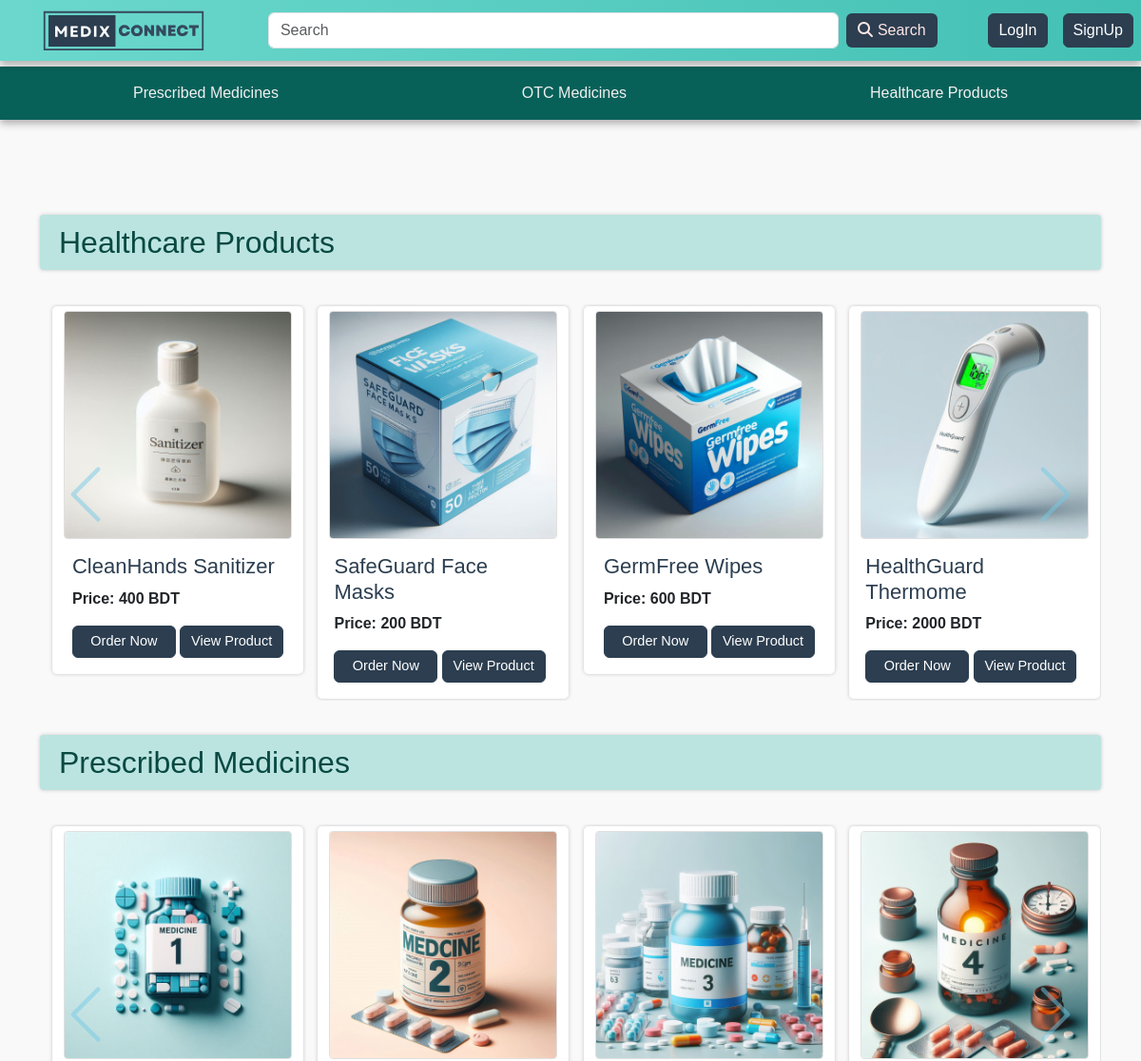
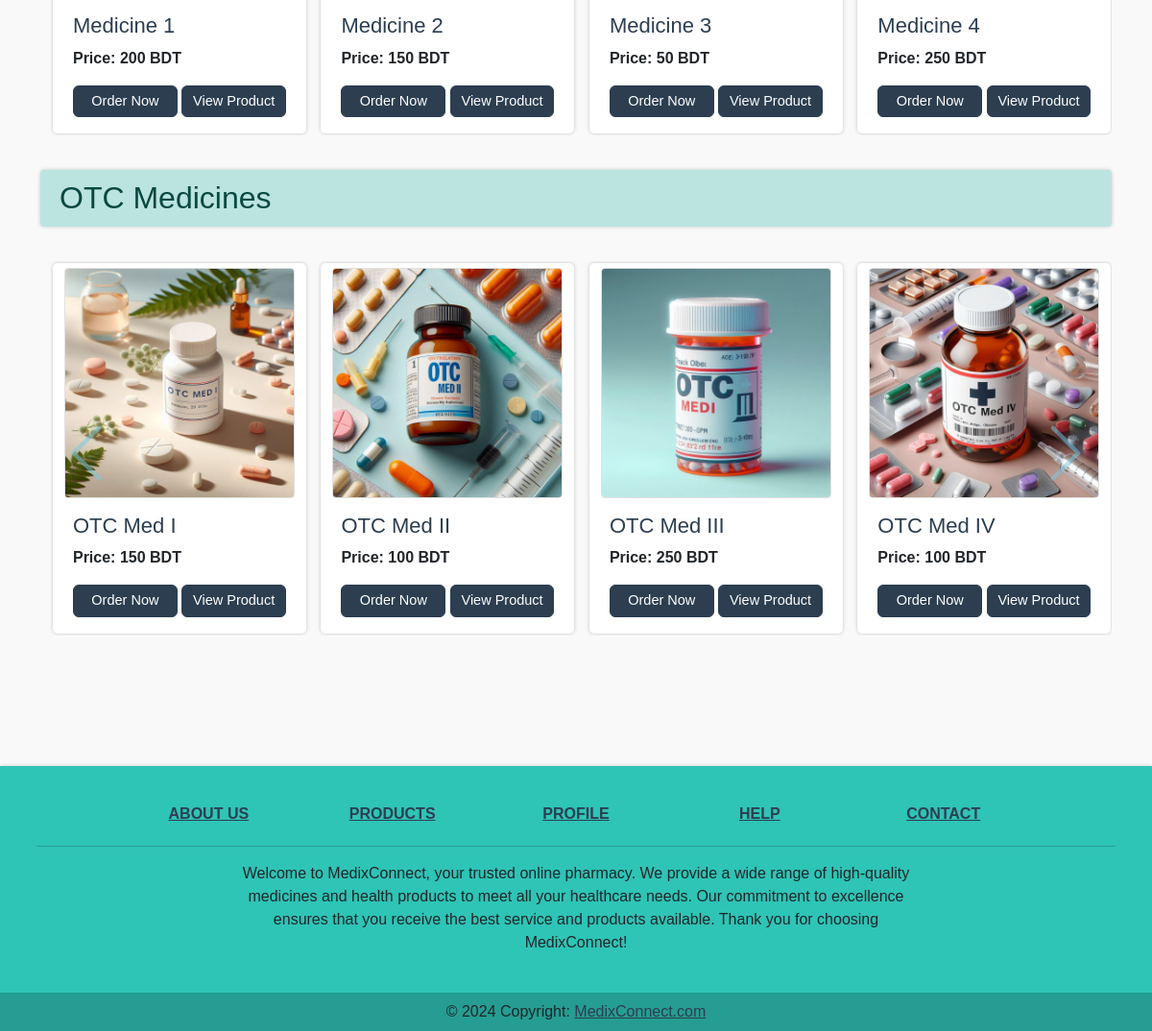
The page / on the database its author committed (2 pictures, top to bottom).
### shop/models.py (models this page shows, shortened)
class Product(models.Model):
    product_id = models.AutoField
    product_name = models.CharField(max_length=20)
    category = models.CharField(max_length=20, default="")
    subcategory = models.CharField(max_length=20, default="")
    price = models.IntegerField(default=0)
    desc = models.CharField(max_length=1000)
    pub_date = models.DateField()
    image = models.ImageField(upload_to="shop/images", default="/default.jpg")
    available_pharmacies = models.ManyToManyField(User, related_name='available_products', blank=True)

### shop/views.py (the view, shortened to what this page needs)
# urls.py: path("", views.index, name="ShopHome"),
def index(request):
    role = None
    if request.user.is_authenticated:
        try:
            user_profile = UserProfile.objects.get(user=request.user)
            role = user_profile.role
        except ObjectDoesNotExist:
            pass
    products = Product.objects.all()
    listAll = []
    listCat = Product.objects.values('category').distinct()
    allCat = {item['category'] for item in listCat}
    for cat in allCat:
        items = Product.objects.filter(category=cat)
        x = len(items)
        slideN = x // 4 + ceil((x / 4 - (x // 4)))
        listAll.append([items, range(1, slideN), slideN])
    context = {'listAll': listAll, 'role': role, 'is_authenticated': request.user.is_authenticated}
    return render(request, 'shop/index.html', context)

### shop/templates/shop/index.html (shortened to what this page needs)
{% extends 'shop/style.html' %}
{% block body%}
{% load static %}
<div style="width: full; background-color: #f9f9f9;">
    <div class="container" >
        {% for product,range,slideN in listAll %}
        <h2 style="padding: 10px; padding-left: 20px; margin-bottom: 20px; border-radius: 4px; text-align: left; background-color: #bbe4e0; color: #084942; box-shadow: 0 0 4px rgba(0, 0, 0, 0.2); ">{{product.0.category}}</h2>
        <div Class="row" style="padding-bottom: 20px;">
    <div id="demo{{forloop.counter}}" class=" col carousel slide my-3" data-ride="carousel">
            <div class="container carousel-inner no-padding">
                <div class="carousel-item active">
                    {% for i in product %}
                    <div class="col-xs-3 col-sm-3 col-md-3">
                        <div class="card align-items-center" style="width: 16.5rem; margin: 2px; border: 1px solid #f9f9f991; border-radius: 5px; box-shadow: 0 0 4px rgba(0, 0, 0, 0.2);">
                            <img src='/media/{{ i.image }}' class="card-img-top" alt="product" style="width: 15rem; height: 15rem; object-fit: contain; border: 1px solid rgb(226, 224, 224); border-radius: 4px; margin-top: 4px;">
                            <div class="card-body">
                                <h4 class="card-title" style="color:#2c3e50; font-size: 22px; font-weight: 500;" id="namepr{{ i.id }}">{{ i.product_name }}</h4>
                                <p class="card-text"><b>Price: {{ i.price }} BDT</b></p>
                                <span id="divpr{{ i.id }}" class="divpr">
                                    {% if user.is_authenticated %}
                                        {% if role == 'Pharmacist' %}
                                            <div class="d-flex flex-column align-items-start">
                                                {% if user in i.available_pharmacies.all %}
                                                    <form method="post" class="d-flex flex-column align-items-start w-100">
                                                        {% csrf_token %}
                                                        <input type="hidden" name="product_id" value="{{ i.id }}">
                                                        <p style="color: #506880; font-size: 0.8rem; font-weight: 300; margin: 2px;"><b>Current Status: Available</b></p>
                                                        <div class="d-flex w-100 justify-content-between align-items-center">
                                                            <button type="submit" name="not_available" class="btn btn-danger me-2" style="font-size: 14.5px; font-weight: lighter;">Not Available</button>
                                                            <a href="/shop/product/{{i.id}}" class="btn btn-primary cart" data-category="{{ product.0.category }}" data-price="{{ i.price }}" style="font-size: 14.5px; font-weight: lighter;">View Product</a>
                                                        </div>
                                                    </form>
                                                {% else %}
                                                    <form method="post" class="d-flex flex-column align-items-start w-100">
                                                        {% csrf_token %}
                                                        <input type="hidden" name="product_id" value="{{ i.id }}">
                                                        <p style="color: #506880; font-size: 0.8rem; font-weight: 300; margin: 2px;"><b>Current Status: Not Available</b></p>
                                                        <div class="d-flex w-100 justify-content-between align-items-center">
                                                            <button type="submit" name="available" class="btn btn-success me-2" style="font-size: 14.5px; font-weight: lighter;">Available</button>
                                                            <a href="/shop/product/{{i.id}}" class="btn btn-primary cart" data-category="{{ product.0.category }}" data-price="{{ i.price }}" style="font-size: 14.5px; font-weight: lighter;">View Product</a>
                                                        </div>
                                                    </form>
                                                {% endif %}
                                            </div>
                                        {% else %}
                                            <span id="divpr{{ i.id }}" class="divpr">
                                                <button id="pr{{ i.id }}" class="btn btn-primary cart" data-category="{{ product.0.category }}" data-price="{{ i.price }}" style="width: 6.8rem; font-size: 14.5px; font-weight: lighter;">Add To Cart</button>
                                            </span>
                                        {% endif %}
                                    {% else %}
                                        <a href="/shop/login/"><button class="btn btn-primary" style="width: 6.8rem; font-size: 14.5px; font-weight: lighter;">Order Now</button></a>
                                    {% endif %}
                                </span>
                                {% if role != 'Pharmacist' %}
    <a href="/shop/product/{{i.id}}" class="btn btn-primary cart" data-category="{{ product.0.category }}" data-price="{{ i.price }}" style="width: 6.8rem; font-size: 14.5px; font-weight: lighter;">View Product</a>
{% endif %}
                            </div>
                        </div>
                    </div>
{% if forloop.counter|divisibleby:4 and forloop.counter > 0 and not forloop.last %}
</div>
{% endif %}
{% endfor %}
        </div>
    </div>
        <a class="carousel-control-prev" href="#demo{{forloop.counter}}" role="button" data-slide="prev">
        <span class="carousel-control-prev-icon" aria-hidden="true"></span>
    </a>
        <a class="carousel-control-next" href="#demo{{forloop.counter}}" role="button" data-slide="next">
            <span class="carousel-control-next-icon" aria-hidden="true"></span>
        </a>
            </div>
        {% endfor %}
    </div>
</div>
{% endblock %}

### rows shown on the page
Product: category "Healthcare Products", image (picture), product_name "CleanHands Sanitizer", price "400"
Product: image (picture), product_name "SafeGuard Face Masks", price "200"
Product: image (picture), product_name "GermFree Wipes", price "600"
Product: image (picture), product_name "HealthGuard Thermome", price "2000"
Product: category "Prescribed Medicines", image (picture), product_name "Medicine 1", price "200"
Product: image (picture), product_name "Medicine 2", price "150"
Product: image (picture), product_name "Medicine 3", price "50"
Product: image (picture), product_name "Medicine 4", price "250"
Product: category "OTC Medicines", image (picture), product_name "OTC Med I", price "150"
Product: image (picture), product_name "OTC Med II", price "100"
Product: image (picture), product_name "OTC Med III", price "250"
Product: image (picture), product_name "OTC Med IV", price "100"
